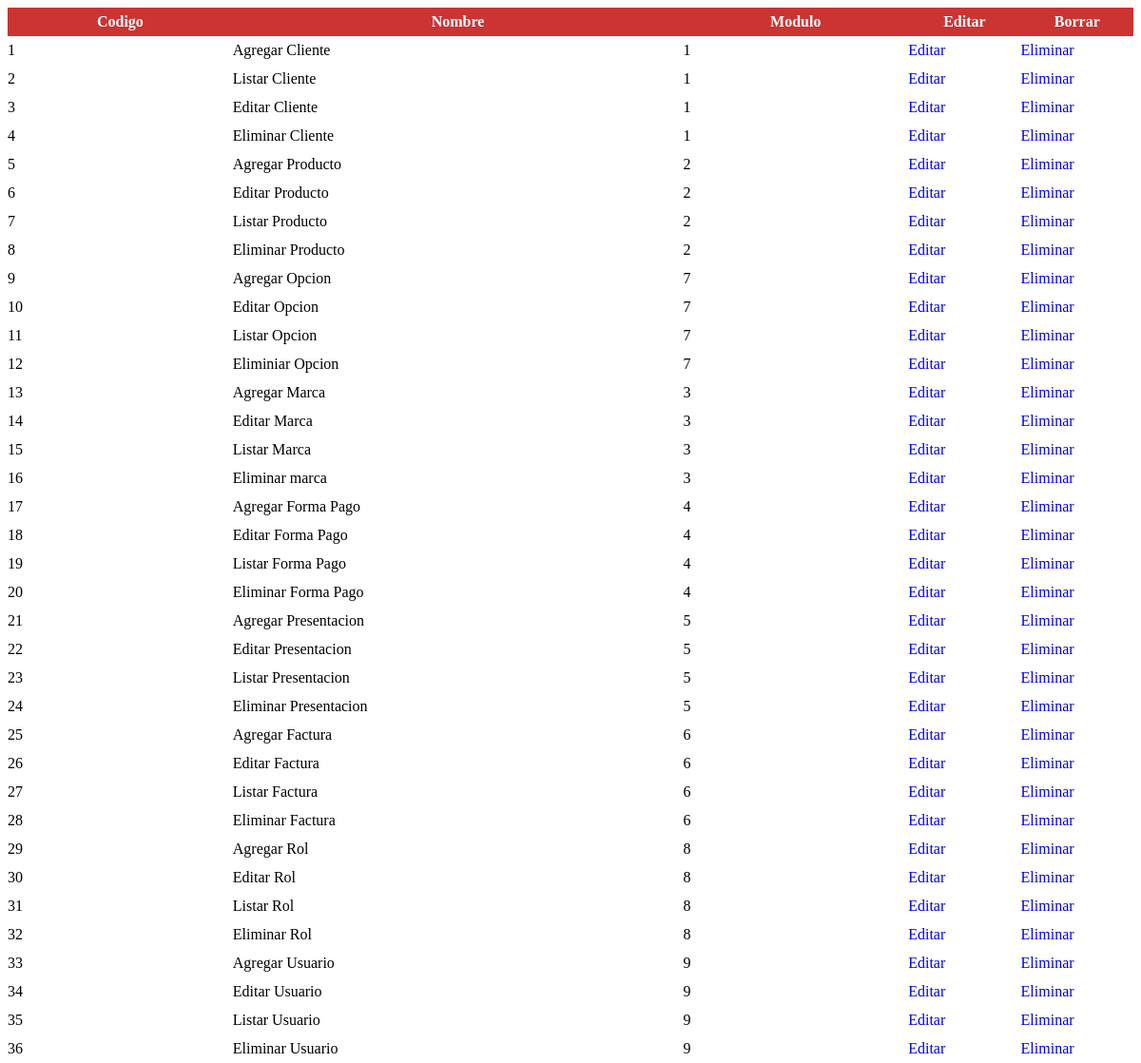
The app's page /vista/opcion/listar_opcion.php with its own data.
### tables this page shows
CREATE TABLE `opcion` (
  `cod_opc` int(11) NOT NULL,
  `nom_opc` varchar(40) NOT NULL,
  `fky_mod` int(11) NOT NULL,
  `url_opc` varchar(100) NOT NULL,
  `est_opc` char(1) NOT NULL
);

### clase/opcion/opcion.class.php (called while the page is built, shortened)
<?php
require_once("../../clase/utilidad/utilidad.class.php");
class opcion extends utilidad
{
	public function listar(){
		$sql="select * from opcion";
		$lis=$this->ejecutar($sql);
		return $lis;
	}
}
?>

### clase/utilidad/utilidad.class.php (called while the page is built, shortened)
<?php
class utilidad
{
    private  $con_bdt;
    public function __construct()
      {
      $this->con_bdt=@mysqli_connect("localhost","root","13081","sistfact");
      }
   protected function ejecutar($sql)
   {
         $ret=mysqli_query($this->con_bdt,$sql);
         return $ret;
      }
    public function extraer_dato($puntero)
      {
        return mysqli_fetch_assoc($puntero);
      }
}
?>

### vista/opcion/listar_opcion.php (the view, shortened to what this page needs)
<?php
require_once("../../clase/opcion/opcion.class.php");
$obj_opc=new opcion;
 ?>
<!DOCTYPE html>
<html lang="es">
<head>
	<link rel="stylesheet" type="text/css" href="../../css/estilo.css">
</head>
	<body>
		<form action="../../controlador/opcion/controlador_opcion.php" method="POST" accept-charset="utf-8" id="for_opc">
				<div class="contenedor_listado_grande">
					<span class="columna20 titulo letra_blanca pocision altura30">Codigo</span>
					<span class="columna40 titulo letra_blanca pocision altura30">Nombre</span>
					<span class="columna20 titulo letra_blanca pocision altura30">Modulo</span>
					<span class="columna10 titulo letra_blanca pocision altura30">Editar</span>
					<span class="columna10 titulo letra_blanca pocision altura30">Borrar</span>
				<?php
					$opc=$obj_opc->listar();
					while(($dat_opc=$obj_opc->extraer_dato($opc))>0)
					{
							echo "<span class='columna20 altura30'>$dat_opc[cod_opc]</span>";
							echo "<span class='columna40 altura30'>$dat_opc[nom_opc]</span>";
							echo "<span class='columna20 altura30'>$dat_opc[fky_mod]</span>";
							echo "<span class='columna10 altura30'>
								<a href='editar_opcion.php?cod_opc=$dat_opc[cod_opc]'>Editar</a></span>";
							echo "<span class='columna10 altura30'>
					<a href='javascript:borrar_opcion($dat_opc[cod_opc])'>Eliminar</a></span>";
					}
				 ?>
				</div>
		</form>
	</body>
</html>

### css/estilo.css (style rules this page uses)
* { font-family: 'Poiret One', cursive; }
.titulo, input[type="submit"], input[type="button"] { background-color: #cc3333; font-weight: bold; }
.letra_blanca, input[type="submit"], input[type="button"] { color: #ffffff; }
.altura30, input[type="submit"], input[type="button"] { height: 30px; line-height: 30px; }
.pocision { text-align: center; }
a { text-decoration: none; }
.columna40 { width: 40%; }
.columna20 { width: 20%; }
.columna10 { width: 10%; }
.contenedor_listado_grande span { display: inline-block; float: left; }

### records on screen
opcion: cod_opc "1", nom_opc "Agregar Cliente", fky_mod "1"
opcion: cod_opc "2", nom_opc "Listar Cliente", fky_mod "1"
opcion: cod_opc "3", nom_opc "Editar Cliente", fky_mod "1"
opcion: cod_opc "4", nom_opc "Eliminar Cliente", fky_mod "1"
opcion: cod_opc "5", nom_opc "Agregar Producto", fky_mod "2"
opcion: cod_opc "6", nom_opc "Editar Producto", fky_mod "2"
opcion: cod_opc "7", nom_opc "Listar Producto", fky_mod "2"
opcion: cod_opc "8", nom_opc "Eliminar Producto", fky_mod "2"
opcion: cod_opc "9", nom_opc "Agregar Opcion", fky_mod "7"
opcion: cod_opc "10", nom_opc "Editar Opcion", fky_mod "7"
opcion: cod_opc "11", nom_opc "Listar Opcion", fky_mod "7"
opcion: cod_opc "12", nom_opc "Eliminiar Opcion", fky_mod "7"
opcion: cod_opc "13", nom_opc "Agregar Marca", fky_mod "3"
opcion: cod_opc "14", nom_opc "Editar Marca", fky_mod "3"
opcion: cod_opc "15", nom_opc "Listar Marca", fky_mod "3"
opcion: cod_opc "16", nom_opc "Eliminar marca", fky_mod "3"
opcion: cod_opc "17", nom_opc "Agregar Forma Pago", fky_mod "4"
opcion: cod_opc "18", nom_opc "Editar Forma Pago", fky_mod "4"
opcion: cod_opc "19", nom_opc "Listar Forma Pago", fky_mod "4"
opcion: cod_opc "20", nom_opc "Eliminar Forma Pago", fky_mod "4"
opcion: cod_opc "21", nom_opc "Agregar Presentacion", fky_mod "5"
opcion: cod_opc "22", nom_opc "Editar Presentacion", fky_mod "5"
opcion: cod_opc "23", nom_opc "Listar Presentacion", fky_mod "5"
opcion: cod_opc "24", nom_opc "Eliminar Presentacion", fky_mod "5"
opcion: cod_opc "25", nom_opc "Agregar Factura", fky_mod "6"
opcion: cod_opc "26", nom_opc "Editar Factura", fky_mod "6"
opcion: cod_opc "27", nom_opc "Listar Factura", fky_mod "6"
opcion: cod_opc "28", nom_opc "Eliminar Factura", fky_mod "6"
opcion: cod_opc "29", nom_opc "Agregar Rol", fky_mod "8"
opcion: cod_opc "30", nom_opc "Editar Rol", fky_mod "8"
opcion: cod_opc "31", nom_opc "Listar Rol", fky_mod "8"
opcion: cod_opc "32", nom_opc "Eliminar Rol", fky_mod "8"
opcion: cod_opc "33", nom_opc "Agregar Usuario", fky_mod "9"
opcion: cod_opc "34", nom_opc "Editar Usuario", fky_mod "9"
opcion: cod_opc "35", nom_opc "Listar Usuario", fky_mod "9"
opcion: cod_opc "36", nom_opc "Eliminar Usuario", fky_mod "9"
